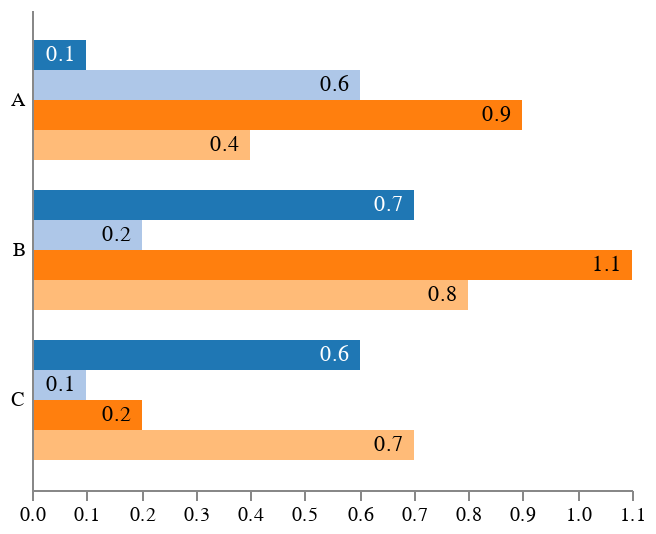

Describe this chart as a Vega-Lite specification.
### Vega specification from a JSON file in a GitHub repository (floating-point values rounded to 4 significant figures)
{"$schema": "https://vega.github.io/schema/vega/v5.json", "description": "A basic grouped bar chart example.", "width": 300, "height": 240, "padding": 5, "data": [{"name": "table", "values": [{"category": "A", "position": 0, "value": 0.1}, {"category": "A", "position": 1, "value": 0.6}, {"category": "A", "position": 2, "value": 0.9}, {"category": "A", "position": 3, "value": 0.4}, {"category": "B", "position": 0, "value": 0.7}, {"category": "B", "position": 1, "value": 0.2}, {"category": "B", "position": 2, "value": 1.1}, {"category": "B", "position": 3, "value": 0.8}, {"category": "C", "position": 0, "value": 0.6}, {"category": "C", "position": 1, "value": 0.1}, {"category": "C", "position": 2, "value": 0.2}, {"category": "C", "position": 3, "value": 0.7}]}], "scales": [{"name": "yscale", "type": "band", "domain": {"data": "table", "field": "category"}, "range": "height", "padding": 0.2}, {"name": "xscale", "type": "linear", "domain": {"data": "table", "field": "value"}, "range": "width", "round": true, "zero": true, "nice": true}, {"name": "color", "type": "ordinal", "domain": {"data": "table", "field": "position"}, "range": {"scheme": "category20"}}], "axes": [{"orient": "left", "scale": "yscale", "tickSize": 0, "labelPadding": 4, "zindex": 1}, {"orient": "bottom", "scale": "xscale"}], "marks": [{"type": "group", "from": {"facet": {"data": "table", "name": "facet", "groupby": "category"}}, "encode": {"enter": {"y": {"scale": "yscale", "field": "category"}}}, "signals": [{"name": "height", "update": "bandwidth('yscale')"}], "scales": [{"name": "pos", "type": "band", "range": "height", "domain": {"data": "facet", "field": "position"}}], "marks": [{"name": "bars", "from": {"data": "facet"}, "type": "rect", "encode": {"enter": {"y": {"scale": "pos", "field": "position"}, "height": {"scale": "pos", "band": 1}, "x": {"scale": "xscale", "field": "value"}, "x2": {"scale": "xscale", "value": 0}, "fill": {"scale": "color", "field": "position"}}}}, {"type": "text", "from": {"data": "bars"}, "encode": {"enter": {"x": {"field": "x2", "offset": -5}, "y": {"field": "y", "offset": {"field": "height", "mult": 0.5}}, "fill": [{"test": "contrast('white', datum.fill) > contrast('black', datum.fill)", "value": "white"}, {"value": "black"}], "align": {"value": "right"}, "baseline": {"value": "middle"}, "text": {"field": "datum.value"}}}}]}]}
